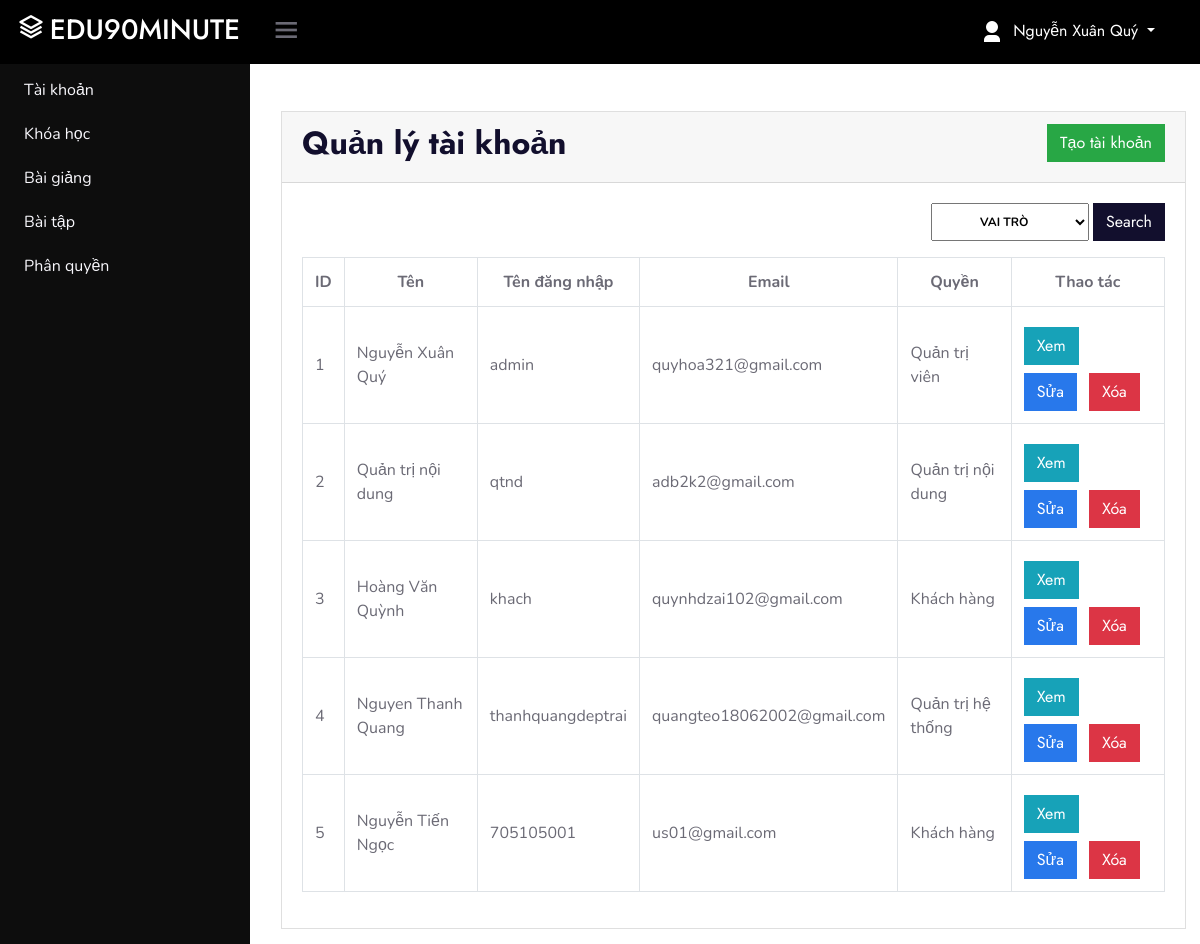
Page /?us=16&act=index (signed in) on the committed database.
### tables this page shows
CREATE TABLE `users` (
  `id` int(10) UNSIGNED NOT NULL,
  `name` varchar(255) NOT NULL,
  `username` varchar(255) NOT NULL,
  `password` varchar(255) NOT NULL,
  `email` varchar(255) DEFAULT NULL,
  `email_verified_at` timestamp NULL DEFAULT NULL,
  `password_change_at` timestamp NULL DEFAULT NULL,
  `role` int(10) NOT NULL,
  `created_at` timestamp NULL DEFAULT NULL,
  `updated_at` timestamp NULL DEFAULT NULL
);

CREATE TABLE `roles` (
  `id` int(10) NOT NULL,
  `name` varchar(255) NOT NULL
);

### Views/admin/accounts/function.php (called while the page is built, shortened)
<?php
	$database = new Database();
	$conn = $database->connect();
	function getlistuser($pageIndex){
		GLOBAL $conn;
		$offset = $pageIndex * 10;
		$sql = "SELECT users.id, users.name, users.username, users.email, roles.name as role
				FROM users
				JOIN roles ON users.role = roles.id
				WHERE users.email_verified_at IS NOT NULL
				LIMIT 10 OFFSET $offset";
		$query = mysqli_query($conn, $sql);
		$data = array();
		if($query) {
			while($row = mysqli_fetch_assoc($query)){
				$data[] = $row;
			}
		}
		return $data;
	}
?>

### Views/admin/accounts/index.php (the view, shortened to what this page needs)
<?php
	include "function.php";
?>
<div class="card">
    <div class="card-header boder-0">
        <div class="float-left">
            <h2>Quản lý tài khoản</h2>
        </div>
        <div class="float-right">
        <?php
            if(in_array('user-create', $_SESSION['permissions'])){
            ?>
                <a href="./?act=create&us=1" class="btn btn-success">Tạo tài khoản</a>
            <?php
            }
        ?>
        </div>
    </div>
    <div class="card-body">
        <form method="GET" class="d-flex justify-content-end mb-3">
            <select class="badge text-uppercase mr-1" name="role">
                <option value="0" selected>Vai trò</option>
            </select>
            <button class="btn btn-dark">Search</button>
        </form>
        <div class="table-responsive">
             <table class="table table-bordered table-hover">
                <tr class="badge-default">
                    <th class="text-center">ID</th>
                    <th class="text-center" >Tên</th>
                    <th class="text-center" >Tên đăng nhập</th>
                    <th class="text-center" >Email</th>
                    <th class="text-center" >Quyền</th>
                    <th class="text-center" >Thao tác</th>
                </tr>
                <?php
					$users = getlistuser(0);
                    if(isset($users)){
                        $i = 1;
                        foreach($users as $value){
                ?>
                    <tr>
                        <td class="align-middle" > <?php echo $i++; ?> </td>
                        <td class="align-middle"> <?php echo $value['name']; ?> </td>
                        <td class="align-middle"> <?php echo $value['username']; ?> </td>
                        <td class="align-middle"> <?php echo $value['email']; ?> </td>
						<td class="align-middle"> <?php echo $value['role']; ?> </td>
                        <td class="align-middle">
                            <a href="<?php echo "./?act=getdetail&us=1&id=".$value['id'];?>" class="btn btn-info mr-2 mt-2">Xem</a>
                            <?php
                            if(in_array('exercise-update', $_SESSION['permissions'])){
                                ?>
                                    <a href="<?php echo "./?act=update&us=1&id=".$value['id'];?>" class="btn btn-primary mr-2 mt-2">Sửa</a>
                                    <?php
                            }
                            if(in_array('exercise-delete', $_SESSION['permissions'])){
                                ?>
                                <form action="./?act=delete&us=1&id=<?php echo $value['id'];?>" method="POST"
                                onsubmit="return confirmDelete('<?php echo 'Bạn có chắc muốn xóa tài khoản `' .  $value['name'] . '` không?'; ?>')"
                                class="d-inline-block">
                                    <input  type="submit" name="submit" value="Xóa" class="btn btn-danger mr-2 mt-2">
                                </form>
                            <?php
                            }
                        ?>
                        </td>
                    </tr>
                <?php }} ?>
            </div>
    </div>
</div>

### css/adminStyle.css (style rules this page uses)
:root { --header-height: 3rem; --nav-width: 0px; --first-color: rgb(0, 0, 0); --first-color-light: #AFA5D9; --white-color: #F7F6FB; --body-font: 'Nunito', sans-serif; --normal-font-size: 1rem; --z-fixed: 100 }
body { position: relative; margin: var(--header-height) 0 0 0; padding: 0 1rem; font-family: var(--body-font); font-size: var(--normal-font-size); transition: .5s }
a { text-decoration: none }

### rows in the picture
users: name "Nguyễn Xuân Quý", username "admin", email "quyhoa321@gmail.com", role.name "Quản trị viên"
users: name "Quản trị nội dung", username "qtnd", email "adb2k2@gmail.com", role.name "Quản trị nội dung"
users: name "Hoàng Văn Quỳnh", username "khach", email "quynhdzai102@gmail.com", role.name "Khách hàng"
users: name "Nguyen Thanh Quang", username "thanhquangdeptrai", email "quangteo18062002@gmail.com", role.name "Quản trị hệ thống"
users: name "Nguyễn Tiến Ngọc", username "705105001", email "us01@gmail.com", role.name "Khách hàng"

### other values in the picture
$_SESSION['name'] "Nguyễn Xuân Quý"
